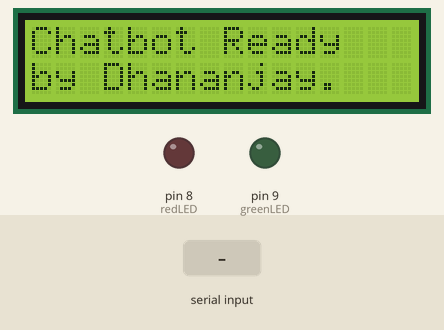
The sketch below on a simulated Arduino Uno, built with avr-gcc and run on an emulated ATmega328P. Parts: 16×2 character LCD, output pins drawn as LEDs (lit = HIGH). The inputs (shaded band) are chosen by the test bench.

Above: at 0.1 s.
3.3 s: "Listening\n" received over Serial
At 4.0 s:
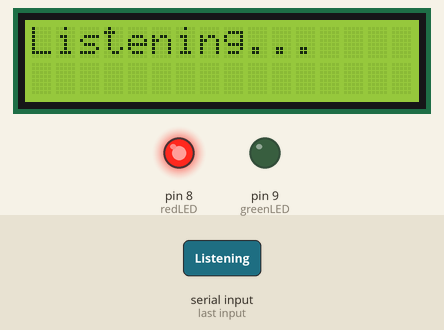
4.8 s: "Exit\n" received over Serial
At 6.2 s:
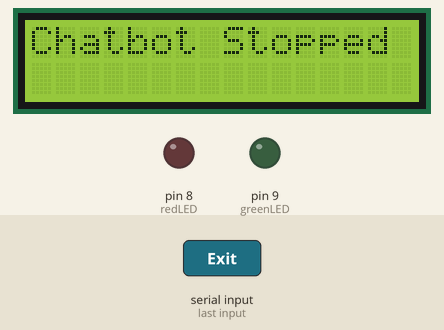
Timing chart, 0 to 7.8 s (numbered marks = the images above; inputs shaded):
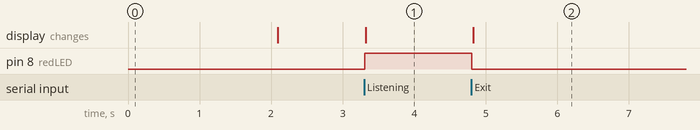

The sketch:

chatbot.ino
```cpp
#include <Wire.h>
#include <LiquidCrystal_I2C.h>

// LCD Display (16x2)
LiquidCrystal_I2C lcd(0x27, 16, 2);

// LED Pins
int redLED = 8;    // Red LED (Listening)
int greenLED = 9;  // Green LED (Responding)

void setup() {
    Serial.begin(9600);
    lcd.init();
    lcd.backlight();

    pinMode(redLED, OUTPUT);
    pinMode(greenLED, OUTPUT);
    digitalWrite(redLED, LOW);
    digitalWrite(greenLED, LOW);

    // Show startup message
    lcd.setCursor(0, 0);
    lcd.print("Chatbot Ready");
    lcd.setCursor(0, 1);
    lcd.print("by Dhananjay.");
    delay(2000);  // Show startup message briefly
    lcd.clear();
}

void displayMessage(String message) {
    int length = message.length();
    int index = 0;

    digitalWrite(greenLED, HIGH); // Turn ON Green LED while displaying response

    while (index < length) {
        lcd.clear();
        lcd.setCursor(0, 0);
        lcd.print(message.substring(index, index + 16));

        lcd.setCursor(0, 1);
        if (index + 16 < length) {
            lcd.print(message.substring(index + 16, index + 32));
        }

        delay(1500);  // Shorter delay for smooth transition
        index += 32;
    }

    digitalWrite(greenLED, LOW); // Turn OFF Green LED after response is fully displayed
}

void loop() {
    if (Serial.available() > 0) {
        String data = Serial.readStringUntil('\n');
        data.trim();  // Remove any unwanted whitespace

        if (data == "Listening") {
            digitalWrite(redLED, HIGH);
            digitalWrite(greenLED, LOW);
            lcd.clear();
            lcd.setCursor(0, 0);
            lcd.print("Listening...");
        }
        else if (data == "Exit") {
            digitalWrite(redLED, LOW);
            digitalWrite(greenLED, LOW);
            lcd.clear();
            lcd.setCursor(0, 0);
            lcd.print("Chatbot Stopped");
            Serial.end();  // Safely stop serial communication
            delay(2000);
            return;  // Allow loop to restart safely
        }
        else {
            digitalWrite(redLED, LOW);
            displayMessage(data);  // Show chatbot response properly
        }
    }
}
```

Measured:
- after the input at 3.3 s, pin 8 (redLED): LOW → HIGH at once; the display: changes at once (image 1)
- after the input at 4.8 s, pin 8 (redLED): HIGH → LOW at once; the display: changes at once (image 2)
